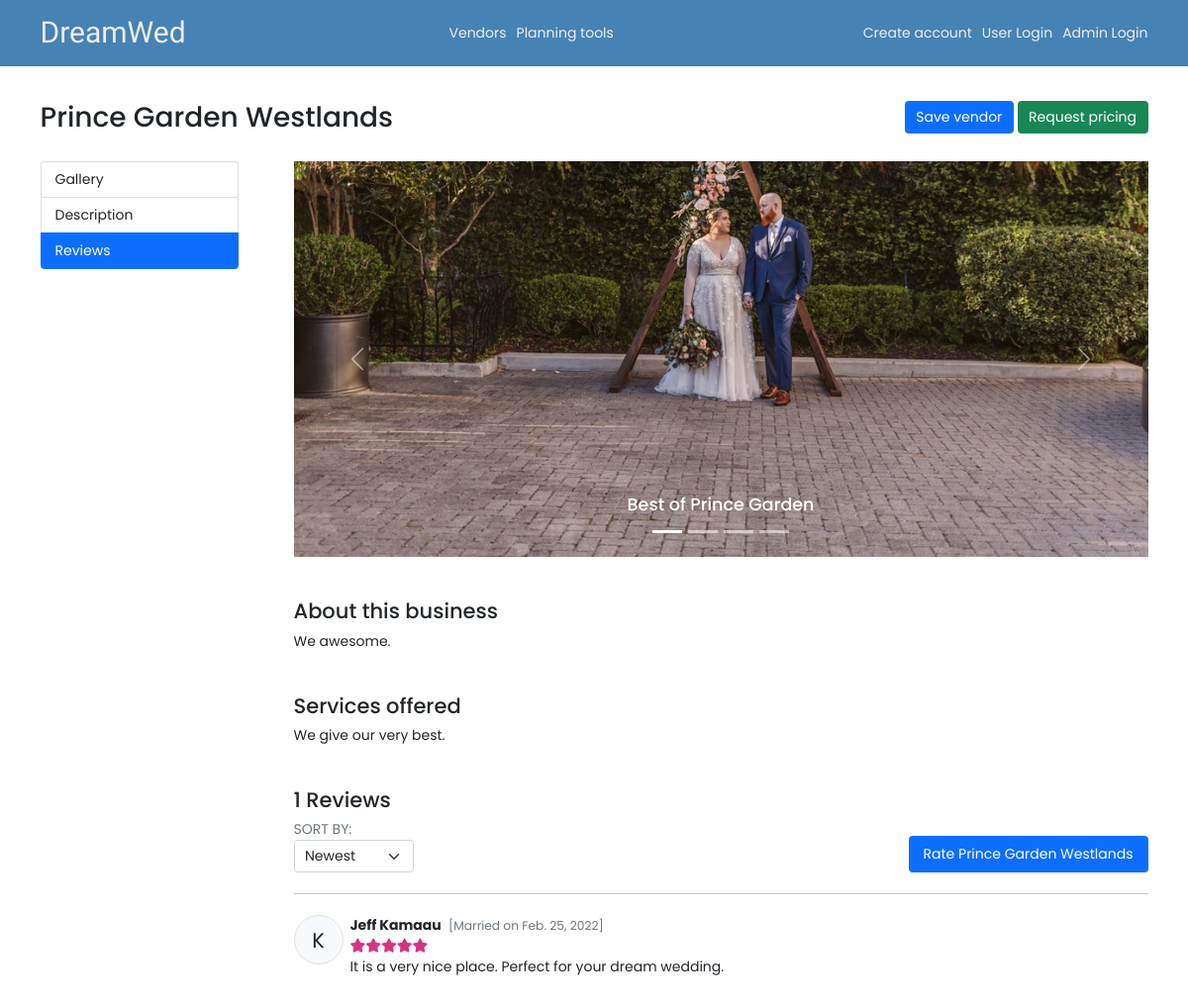
Screenshot of /vendors/15/details with the database file from the repository.
### dreamwed/models.py (models this page shows, shortened)
class Vendor(models.Model):
   user = models.OneToOneField(User, on_delete=CASCADE, primary_key=True)
   business_name = models.CharField(max_length=100)
   category = models.ForeignKey(
      VendorCategory,
      on_delete=SET_NULL,
      null=True,
      help_text='Select a category for your business.',
      )
   description = models.TextField(max_length=5000)
   services_offered = models.TextField(max_length=5000)
   city = models.CharField(max_length=500)
   location = models.CharField(max_length=200) # street code

class VendorImageUpload(models.Model):
   vendor = models.ForeignKey(Vendor, on_delete=models.CASCADE)
   image = models.ImageField(upload_to='vendor_img_uploads')
   caption = models.CharField(max_length=500)

class Review(models.Model):
   wedplanner = models.ForeignKey(WeddingPlanner, on_delete=models.CASCADE)
   vendor = models.ForeignKey(Vendor, on_delete=models.CASCADE)
   stars = models.SmallIntegerField(
      default=5,
      validators=[
         MaxValueValidator(5),
         MinValueValidator(1)
      ]
   )
   comment = models.TextField(max_length=5000)
   created     = models.DateTimeField(auto_now_add=True)
   modified    = models.DateTimeField(auto_now=True)
   class Meta:
      ordering = ['modified', 'created']

class WeddingPlanner(models.Model):
   user = models.OneToOneField(User, on_delete=CASCADE, primary_key=True)
   partner_first_name = models.CharField(max_length=50, blank=True, null=True)
   partner_last_name = models.CharField(max_length=50, blank=True, null=True)
   wedding_date = models.DateField(blank=True, null=True)
   wedding_budget = models.FloatField(blank=True, null=True)

class User(AbstractUser):
   is_vendor = models.BooleanField(default=False)
   is_wedding_planner = models.BooleanField(default=False)
   profile = models.ImageField(default='default.jpg', upload_to='profile_pics')
   class Meta:
      ordering = ['last_name', 'first_name']

### dreamwed/views/wedplanner.py (the view)
# urls.py: path('vendors/<int:vendor_id>/details', wedplanner.vendor_details, name='vendor-details'),
def vendor_details(request, vendor_id):
   review_form = ReviewForm()
   vendor = Vendor.objects.get(user_id=vendor_id)
   vendor_reviews = Review.objects.filter(vendor_id=vendor_id)
   images = VendorImageUpload.objects.filter(vendor_id=vendor_id)
   context = {
      'review_form': review_form,
      'vendor': vendor,
      'vendor_images': images,
      'vendor_reviews': vendor_reviews,
   }
   return render(request, 'wedplanner/vendor-details.html', context)

### dreamwed/forms.py
class ReviewForm(ModelForm):
   class Meta:
      model = Review
      fields = ['stars', 'comment']
      widgets = {
         'stars': forms.TextInput(attrs={
            'min': 1,
            'max': 5,
            'type': 'number',
            }),
      }

### templates/wedplanner/vendor-details.html (shortened to what this page needs)
{% extends 'base.html' %}
{% load widget_tweaks %}
{% block body %}
{% include 'include/header.html' %}
<section class="intro">
   <div class="container">
      <div class="d-flex justify-content-between py-4 mt-3">
         <h2>{{ vendor.business_name }}</h2>
         <div class="cta">
            <a class="btn btn-primary" href="#">Save vendor</a>
            <a class="btn btn-success" href="#">Request pricing</a>
         </div>
      </div>
   </div>
</section>
<main>
   <div class="container grid-200-auto" id="vendor-details">
      <div class="sidebar">
         <div id="side-nav" class="list-group">
            <a class="list-group-item list-group-item-action" href="#vendor-gallery">Gallery</a>
            <a class="list-group-item list-group-item-action" href="#vendor-description">Description</a>
            <a class="list-group-item list-group-item-action" href="#vendor-reviews">Reviews</a>
         </div>
      </div>
      <div data-bs-spy="scroll" data-bs-target="#side-nav" data-bs-offset="0" class="main-content" tabindex="0">
         <div id="vendor-gallery">
         <div id="carouselVendorPictures" class="carousel slide" data-bs-ride="carousel">
            <div class="carousel-indicators">
               {% for img_file in vendor_images %}
               <button type="button" data-bs-target="#carouselVendorPictures"></button>
               {% endfor %}
            </div>
            <div class="carousel-inner">
               {% for img_file in vendor_images %}
               <div class="carousel-item">
                  <div class="d-flex align-items-end overflow-hidden" style="height: 400px;">
                     <img src="{{ img_file.image.url }}" class="d-block w-100" alt="...">
                  </div>
                  <div class="carousel-caption d-none d-md-block">
                     <h5>{{ img_file.caption }}</h5>
                  </div>
               </div>
               {% endfor %}
            </div>
            <button class="carousel-control-prev" type="button" data-bs-target="#carouselVendorPictures" data-bs-slide="prev">
               <span class="carousel-control-prev-icon" aria-hidden="true"></span>
            </button>
            <button class="carousel-control-next" type="button" data-bs-target="#carouselVendorPictures" data-bs-slide="next">
               <span class="carousel-control-next-icon" aria-hidden="true"></span>
            </button>
         </div>
         </div>
         <h4 class="mt-5" id="vendor-description">About this business</h4>
         <p>{{ vendor.description }}</p>
         <h4 class="mt-5">Services offered</h4>
         <p>{{ vendor.services_offered }}</p>
         <section class="reviews mt-5">
            <div class="d-flex align-items-end justify-content-between">
               <div>
                  <h4 id="vendor-reviews">{{ vendor_reviews|length }} Reviews</h4>
                  <div class="text-muted">SORT BY:</div>
                  <select name="sort" id="sort" class="form-select">
                     <option value="">Newest</option>
                  </select>
               </div>
               <button class="btn btn-primary px-3 py-2" data-bs-toggle="modal" data-bs-target="#rateVendor">Rate {{ vendor.business_name }}</button>
            </div>
            <hr class="my-4">
            {% if vendor_reviews %}
               {% for review in vendor_reviews %}
                  <div class="review d-flex align-items-start mb-3">
                     <div class="circle-50 d-flex align-items-center justify-content-center rounded-circle border bg-light fs-4 me-2">{{ review.wedplanner.user.last_name|make_list|first }}</div>
                     <div class="msg">
                        <strong class="me-1">{{ review.wedplanner.user.first_name }} {{ review.wedplanner.user.last_name }}</strong>
                        <small class="text-muted">[Married on {{ review.wedplanner.wedding_date }}]</small>
                        <div class="rating" data-rating="{{ review.stars }}"></div>
                        <p>{{ review.comment }}</p>
                     </div>
                  </div>
               {% endfor %}
            {% else %}
               <div class="text-center text-muted mt-5">
                  <h6>No reviews for this vendor.</h6>
                  <p>Be the first to rate {{ vendor.business_name }} services.</p>
               </div>
            {% endif %}
         </section>
      </div>
   </div>
</main>
{% endblock %}

### static/css/main.css (style rules this page uses)
html, body { font: 400 14px/1.5 'Poppins', sans-serif; }
body { margin: 0; padding: 0 0 4rem; position: relative; }
a { text-decoration: none; }
img { max-width: 100%; }
.grid-200-auto { display: grid; grid-template-columns: 200px 1fr; gap: 4rem; }
.circle-50 { --size: 50px; width: var(--size); height: var(--size); }

### rows the page displays
Vendor: business_name "Prince Garden Westlands", description "We awesome.", services_offered "We give our very best."
VendorImageUpload: image (picture), caption "Best of Prince Garden"
Review: wedplanner.user.last_name|make_list "K", wedplanner.user.first_name "Jeff", wedplanner.user.last_name "Kamaau", wedplanner.wedding_date "Feb. 25, 2022", comment "It is a very nice place. Perfect for your dream wedding."

### other values shown
{{ vendor_reviews|length }} "1"
